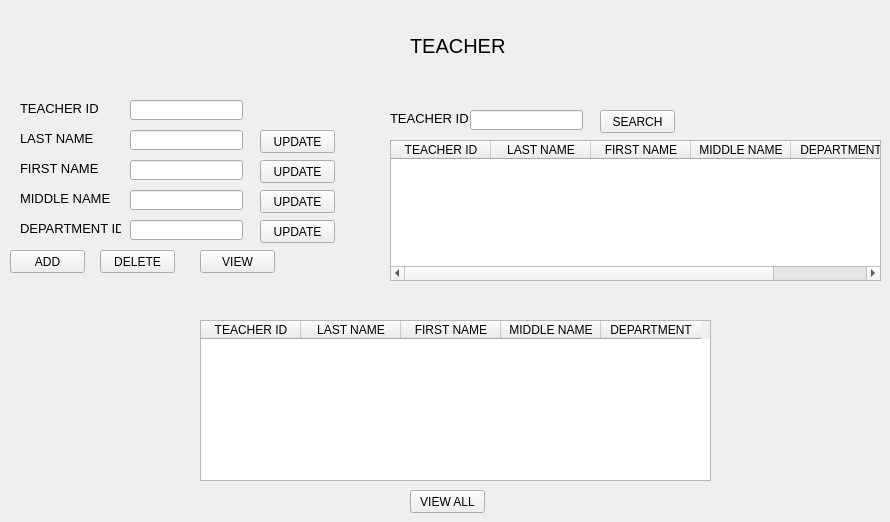
      <widget class="QWidget" name="TEACHER_">
       <widget class="QLabel" name="label_36">
        <property name="geometry">
         <rect>
          <x>20</x>
          <y>100</y>
          <width>91</width>
          <height>16</height>
         </rect>
        </property>
        <property name="font">
         <font>
          <pointsize>10</pointsize>
         </font>
        </property>
        <property name="text">
         <string>TEACHER ID</string>
        </property>
       </widget>
       <widget class="QLabel" name="label_37">
        <property name="geometry">
         <rect>
          <x>20</x>
          <y>130</y>
          <width>91</width>
          <height>16</height>
         </rect>
        </property>
        <property name="font">
         <font>
          <pointsize>10</pointsize>
         </font>
        </property>
        <property name="text">
         <string>LAST NAME</string>
        </property>
       </widget>
       <widget class="QLabel" name="label_38">
        <property name="geometry">
         <rect>
          <x>20</x>
          <y>160</y>
          <width>91</width>
          <height>16</height>
         </rect>
        </property>
        <property name="font">
         <font>
          <pointsize>10</pointsize>
         </font>
        </property>
        <property name="text">
         <string>FIRST NAME</string>
        </property>
       </widget>
       <widget class="QLabel" name="label_39">
        <property name="geometry">
         <rect>
          <x>20</x>
          <y>190</y>
          <width>91</width>
          <height>16</height>
         </rect>
        </property>
        <property name="font">
         <font>
          <pointsize>10</pointsize>
         </font>
        </property>
        <property name="text">
         <string>MIDDLE NAME</string>
        </property>
       </widget>
       <widget class="QLabel" name="label_40">
        <property name="geometry">
         <rect>
          <x>20</x>
          <y>220</y>
          <width>101</width>
          <height>16</height>
         </rect>
        </property>
        <property name="font">
         <font>
          <pointsize>10</pointsize>
         </font>
        </property>
        <property name="text">
         <string>DEPARTMENT ID</string>
        </property>
       </widget>
       <widget class="QLineEdit" name="lineEdit_25">
        <property name="geometry">
         <rect>
          <x>130</x>
          <y>100</y>
          <width>113</width>
          <height>20</height>
         </rect>
        </property>
       </widget>
       <widget class="QLineEdit" name="lineEdit_26">
        <property name="geometry">
         <rect>
          <x>130</x>
          <y>130</y>
          <width>113</width>
          <height>20</height>
         </rect>
        </property>
       </widget>
       <widget class="QLineEdit" name="lineEdit_27">
        <property name="geometry">
         <rect>
          <x>130</x>
          <y>160</y>
          <width>113</width>
          <height>20</height>
         </rect>
        </property>
       </widget>
       <widget class="QLineEdit" name="lineEdit_28">
        <property name="geometry">
         <rect>
          <x>130</x>
          <y>190</y>
          <width>113</width>
          <height>20</height>
         </rect>
        </property>
       </widget>
       <widget class="QLineEdit" name="lineEdit_29">
        <property name="geometry">
         <rect>
          <x>130</x>
          <y>220</y>
          <width>113</width>
          <height>20</height>
         </rect>
        </property>
       </widget>
       <widget class="QPushButton" name="pushButton_19">
        <property name="geometry">
         <rect>
          <x>10</x>
          <y>250</y>
          <width>75</width>
          <height>23</height>
         </rect>
        </property>
        <property name="styleSheet">
         <string notr="true">QPushButton{
	boarder-radius: 5px
}
QPushButton:hover{
	background-color: rgb(181, 181, 181);
}</string>
        </property>
        <property name="text">
         <string>ADD</string>
        </property>
       </widget>
       <widget class="QPushButton" name="pushButton_20">
        <property name="geometry">
         <rect>
          <x>100</x>
          <y>250</y>
          <width>75</width>
          <height>23</height>
         </rect>
        </property>
        <property name="styleSheet">
         <string notr="true">QPushButton{
	boarder-radius: 5px
}
QPushButton:hover{
	background-color: rgb(181, 181, 181);
}</string>
        </property>
        <property name="text">
         <string>DELETE</string>
        </property>
       </widget>
       <widget class="QPushButton" name="pushButton_21">
        <property name="geometry">
         <rect>
          <x>260</x>
          <y>130</y>
          <width>75</width>
          <height>23</height>
         </rect>
        </property>
        <property name="styleSheet">
         <string notr="true">QPushButton{
	boarder-radius: 5px
}
QPushButton:hover{
	background-color: rgb(181, 181, 181);
}</string>
        </property>
        <property name="text">
         <string>UPDATE</string>
        </property>
       </widget>
       <widget class="QPushButton" name="pushButton_22">
        <property name="geometry">
         <rect>
          <x>260</x>
          <y>160</y>
          <width>75</width>
          <height>23</height>
         </rect>
        </property>
        <property name="styleSheet">
         <string notr="true">QPushButton{
	boarder-radius: 5px
}
QPushButton:hover{
	background-color: rgb(181, 181, 181);
}</string>
        </property>
        <property name="text">
         <string>UPDATE</string>
        </property>
       </widget>
       <widget class="QPushButton" name="pushButton_23">
        <property name="geometry">
         <rect>
          <x>260</x>
          <y>190</y>
          <width>75</width>
          <height>23</height>
         </rect>
        </property>
        <property name="styleSheet">
         <string notr="true">QPushButton{
	boarder-radius: 5px
}
QPushButton:hover{
	background-color: rgb(181, 181, 181);
}</string>
        </property>
        <property name="text">
         <string>UPDATE</string>
        </property>
       </widget>
       <widget class="QPushButton" name="pushButton_24">
        <property name="geometry">
         <rect>
          <x>260</x>
          <y>220</y>
          <width>75</width>
          <height>23</height>
         </rect>
        </property>
        <property name="styleSheet">
         <string notr="true">QPushButton{
	boarder-radius: 5px
}
QPushButton:hover{
	background-color: rgb(181, 181, 181);
}</string>
        </property>
        <property name="text">
         <string>UPDATE</string>
        </property>
       </widget>
       <widget class="QTableWidget" name="tableWidget_6">
        <property name="geometry">
         <rect>
          <x>390</x>
          <y>140</y>
          <width>491</width>
          <height>141</height>
         </rect>
        </property>
        <column>
         <property name="text">
          <string>TEACHER ID</string>
         </property>
        </column>
        <column>
         <property name="text">
          <string>LAST NAME</string>
         </property>
        </column>
        <column>
         <property name="text">
          <string>FIRST NAME</string>
         </property>
        </column>
        <column>
         <property name="text">
          <string>MIDDLE NAME</string>
         </property>
        </column>
        <column>
         <property name="text">
          <string>DEPARTMENT</string>
         </property>
        </column>
       </widget>
       <widget class="QLabel" name="label_81">
        <property name="geometry">
         <rect>
          <x>410</x>
          <y>30</y>
          <width>191</width>
          <height>31</height>
         </rect>
        </property>
        <property name="font">
         <font>
          <pointsize>15</pointsize>
         </font>
        </property>
        <property name="text">
         <string>TEACHER</string>
        </property>
       </widget>
       <widget class="QPushButton" name="pushButton_65">
        <property name="geometry">
         <rect>
          <x>200</x>
          <y>250</y>
          <width>75</width>
          <height>23</height>
         </rect>
        </property>
        <property name="styleSheet">
         <string notr="true">QPushButton{
	boarder-radius: 5px
}
QPushButton:hover{
	background-color: rgb(181, 181, 181);
}</string>
        </property>
        <property name="text">
         <string>VIEW</string>
        </property>
       </widget>
       <widget class="QLineEdit" name="lineEdit_64">
        <property name="geometry">
         <rect>
          <x>470</x>
          <y>110</y>
          <width>113</width>
          <height>20</height>
         </rect>
        </property>
       </widget>
       <widget class="QLabel" name="label_83">
        <property name="geometry">
         <rect>
          <x>390</x>
          <y>110</y>
          <width>91</width>
          <height>16</height>
         </rect>
        </property>
        <property name="font">
         <font>
          <pointsize>10</pointsize>
         </font>
        </property>
        <property name="text">
         <string>TEACHER ID</string>
        </property>
       </widget>
       <widget class="QPushButton" name="pushButton_66">
        <property name="geometry">
         <rect>
          <x>600</x>
          <y>110</y>
          <width>75</width>
          <height>23</height>
         </rect>
        </property>
        <property name="styleSheet">
         <string notr="true">QPushButton{
	boarder-radius: 5px
}
QPushButton:hover{
	background-color: rgb(181, 181, 181);
}</string>
        </property>
        <property name="text">
         <string>SEARCH</string>
        </property>
       </widget>
       <widget class="QTableWidget" name="tableWidget_13">
        <property name="geometry">
         <rect>
          <x>200</x>
          <y>320</y>
          <width>511</width>
          <height>161</height>
         </rect>
        </property>
        <column>
         <property name="text">
          <string>TEACHER ID</string>
         </property>
        </column>
        <column>
         <property name="text">
          <string>LAST NAME</string>
         </property>
        </column>
        <column>
         <property name="text">
          <string>FIRST NAME</string>
         </property>
        </column>
        <column>
         <property name="text">
          <string>MIDDLE NAME</string>
         </property>
        </column>
        <column>
         <property name="text">
          <string>DEPARTMENT</string>
         </property>
        </column>
       </widget>
       <widget class="QPushButton" name="pushButton_70">
        <property name="geometry">
         <rect>
          <x>410</x>
          <y>490</y>
          <width>75</width>
          <height>23</height>
         </rect>
        </property>
        <property name="styleSheet">
         <string notr="true">QPushButton{
	boarder-radius: 5px
}
QPushButton:hover{
	background-color: rgb(181, 181, 181);
}</string>
        </property>
        <property name="text">
         <string>VIEW ALL</string>
        </property>
       </widget>
      </widget>
